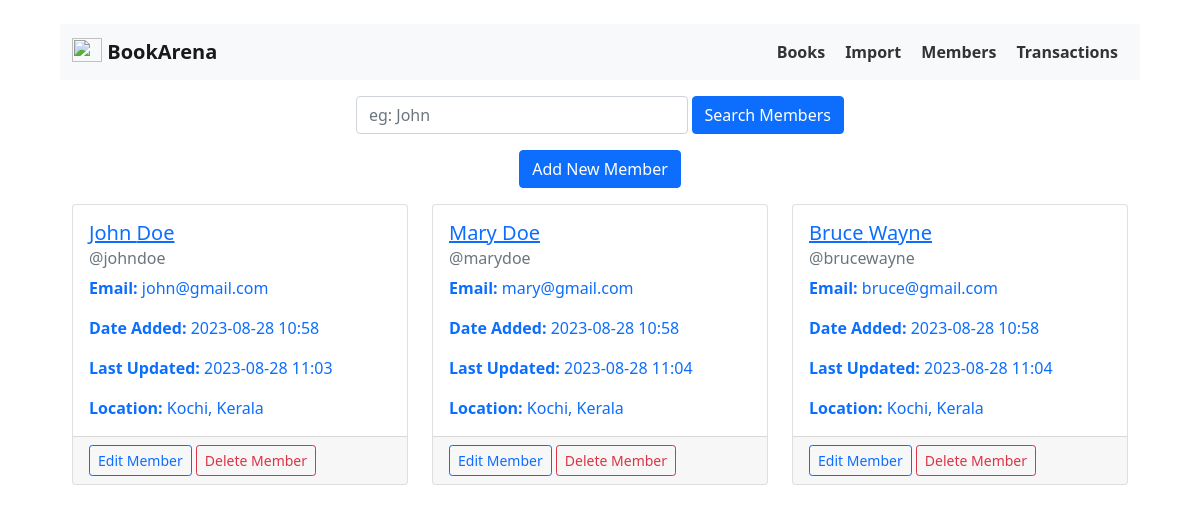
/members, run on the app's committed database.
### app/model/Member.py (models this page shows)
class Member(db.Model):
    __tablename__ = "members"
    id = db.Column(db.Integer, primary_key=True)
    username = db.Column(db.String, unique=True, nullable=False)
    first_name = db.Column(db.String(30), nullable=False)
    last_name = db.Column(db.String(30), nullable=False)
    email = db.Column(db.String)
    location = db.Column(db.String)
    date_added = db.Column(db.DateTime, default=datetime.utcnow())
    date_updated = db.Column(db.DateTime, default=datetime.utcnow())
    transactions = relationship("Transaction", back_populates="member")

### app/routes/member_routes.py (the view)
@app.route("/members")
def members():
    members = Member.query.order_by(Member.date_added).all()
    return render_template("members/list.html", members=members)

### app/templates/members/list.html
{% extends 'base.html' %} {% block body %}
<div class="container">
    {% if members | length < 1 %} <div class="mt-5">
        <p>No members have been added to the database yet.</p>
        <p>Click <a href="/members/add">here</a> to add a new member.</p>
</div>
{% else %}
<div class="row justify-content-center m-3">
    <div class="col-12 col-md-6">
        <form action="/members/search/" method="post" class="d-flex">
            <input type="text" name="query" class="form-control me-1" placeholder="eg: John" />
            <button type="submit" class="btn btn-primary" style="white-space: nowrap;">Search Members</button>
        </form>
    </div>
</div>
<div class="m-3 text-center">
    <a href="/members/add" class="btn btn-primary">Add New Member</a>
</div>
<div class="row">
    {% for member in members %}
    <div class="col-lg-4 col-md-6 col-sm-12 mb-4">
        <div class="card">
            <a href="/members/{{member.id}}" class="card-body text-decoration-none">
                <h5 class="card-title text-decoration-underline">{{member.first_name}} {{member.last_name}}</h5>
                <h6 class="card-subtitle mb-2 text-muted">@{{member.username}}</h6>
                <p class="card-text"><b>Email:</b> {{member.email}}</p>
                <p class="card-text"><b>Date Added:</b> {{ member.date_added.strftime('%Y-%m-%d %H:%M') }}</p>
                <p class="card-text"><b>Last Updated:</b> {{ member.date_updated.strftime('%Y-%m-%d %H:%M') }}</p>
                <p class="card-text"><b>Location:</b> {{member.location}}</p>
            </a>
            <div class="card-footer">
                <a href="/members/edit/{{member.id}}" class="btn btn-sm btn-outline-primary">Edit Member</a>
                <a href="/members/delete/{{member.id}}" class="btn btn-sm btn-outline-danger">Delete Member</a>
            </div>
        </div>
    </div>
    {% endfor %}
</div>
{% endif %}
</div>
{% endblock %}

### app/templates/base.html (shortened to what this page needs)
<!DOCTYPE html>
<html lang="en">
<head>
  <link rel="stylesheet" href="{{ url_for('static', filename='css/bootstrap.min.css') }}">
  <link rel="stylesheet" href="{{ url_for('static', filename='css/main.css') }}">
</head>
<body>
  <nav class="navbar navbar-light bg-light">
    <div class="container-fluid">
      <a class="navbar-brand" href="/">
        <img src="{{ url_for('static', filename='images/magicBook.jpg') }}" alt="" width="30" height="24"
          class="d-inline-block align-text-top">
        BookArena
      </a>
      <ul>
        <li>
          <a href="/books">Books</a>
        </li>
        <li>
          <a href="/import">Import</a>
        </li>
        <li>
          <a href="/members">Members</a>
        </li>
        <li>
          <a href="/transactions">Transactions</a>
        </li>
      </ul>
    </div>
  </nav>
  {% block body %} {% endblock %}
</body>
</html>

### app/static/css/main.css (style rules this page uses)
* { margin: 0; padding: 0; }
body { padding: 2% 5%; }
nav ul { list-style: none; margin: 0; padding: 0; display: flex; justify-content: center; }
nav li { margin: 0 10px; }
nav a { text-decoration: none; color: #333; font-weight: bold; font-size: 16px; }

### data on the page
Member: first_name "John", last_name "Doe", username "johndoe", email "john@gmail.com", date_added "2023-08-28 10:58", date_updated "2023-08-28 11:03", location "Kochi, Kerala"
Member: first_name "Mary", last_name "Doe", username "marydoe", email "mary@gmail.com", date_added "2023-08-28 10:58", date_updated "2023-08-28 11:04", location "Kochi, Kerala"
Member: first_name "Bruce", last_name "Wayne", username "brucewayne", email "bruce@gmail.com", date_added "2023-08-28 10:58", date_updated "2023-08-28 11:04", location "Kochi, Kerala"
